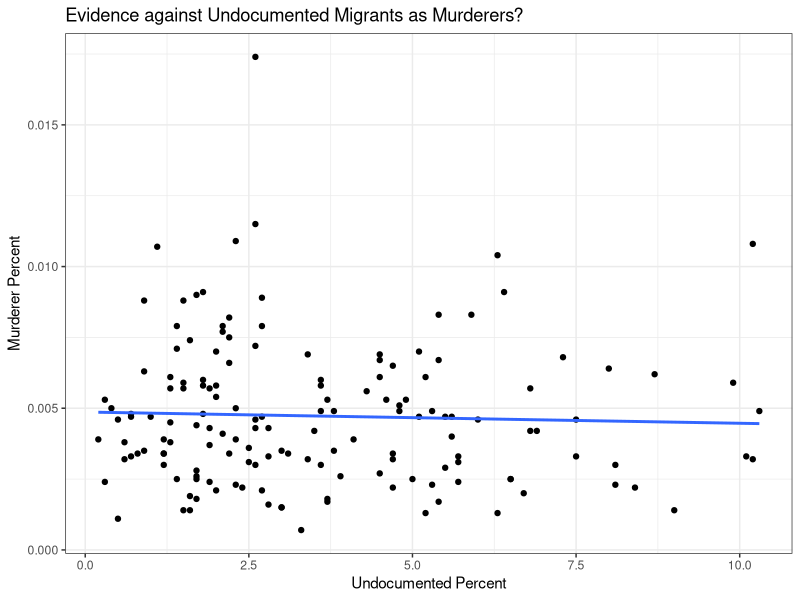
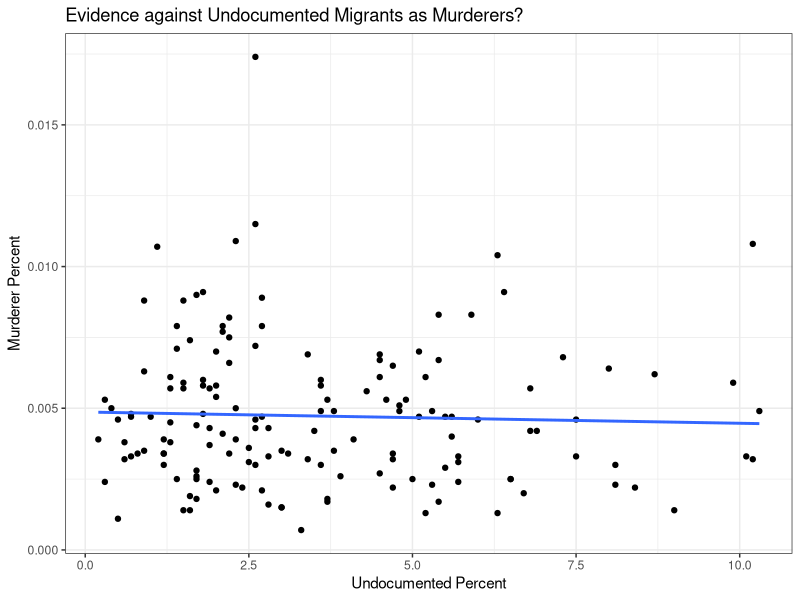
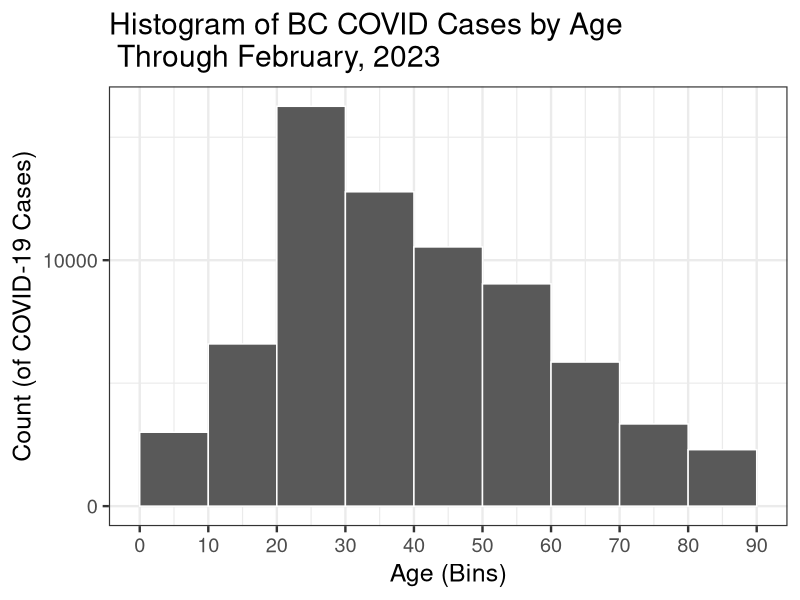
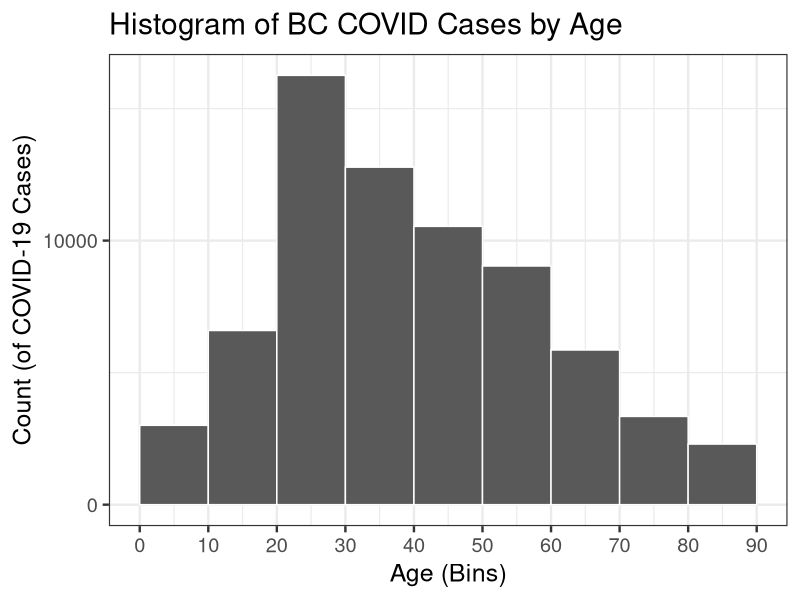
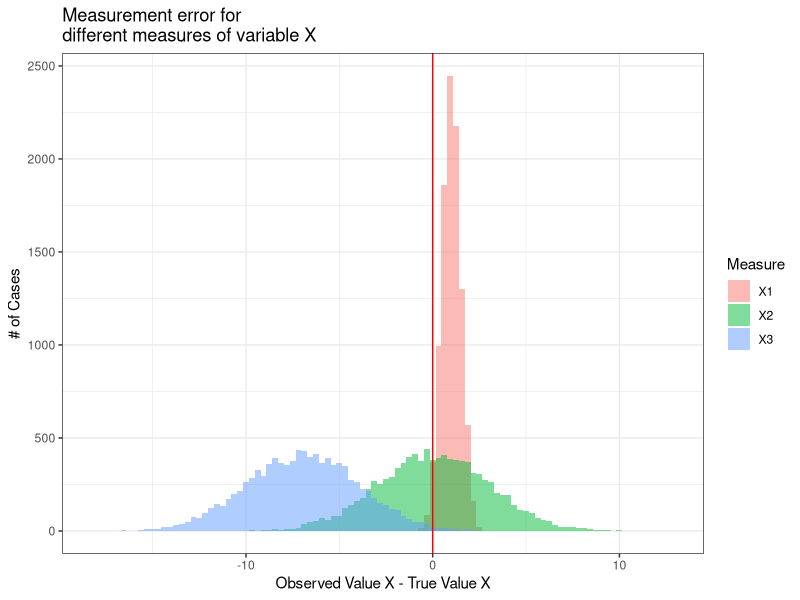

The R script that drew these images, in order:
## ---- chunk 1
knitr::opts_chunk$set(echo = FALSE)
require(stringr)
require(data.table)
require(ggplot2)
require(magrittr)
## ---- chunk 2

require(data.table)
require(ggplot2)
d = fread("./migrant_crime.csv")
d[, murder_pct := murder_rate/100000*100]
d[, undocumented_pct := undocumented_pct*100]

ggplot(d, aes(x = undocumented_pct, y = murder_pct)) +
  geom_point() + 
  geom_smooth(method = 'lm', se = F) +
  xlab("Undocumented Percent") +
  ylab("Murderer Percent") +
  theme_bw() +
  ggtitle("Evidence against Undocumented Migrants as Murderers?")
## ---- chunk 3

ggplot(d, aes(x = undocumented_pct, y = murder_pct)) +
  geom_point() + 
  geom_smooth(method = 'lm', se = F) +
  xlab("Undocumented Percent") +
  ylab("Murderer Percent") +
  theme_bw() +
  ggtitle("Evidence against Undocumented Migrants as Murderers?")
## ---- chunk 4

bc_data = fread('./BCCDC_COVID19_Dashboard_Case_Details.csv')
bc_data[, age := str_extract(Age_Group, "\\d\\d$") %>% as.numeric %>% `-` (1)]

ggplot(bc_data, aes(x = age)) + geom_histogram(breaks = seq(0,90,10), col = "white") + theme_bw(base_size = 18) + ggtitle("Histogram of BC COVID Cases by Age \n Through February, 2023") + xlab("Age (Bins)") + ylab("Count (of COVID-19 Cases)")  +
    scale_x_continuous(breaks=seq(0,90,10)) +
    scale_y_continuous(breaks = seq(0,80000,10000))
## ---- chunk 5
ggplot(bc_data, aes(x = age)) + geom_histogram(breaks = seq(0,90,10), col = "white") + theme_bw(base_size = 18) + ggtitle("Histogram of BC COVID Cases by Age") + xlab("Age (Bins)") + ylab("Count (of COVID-19 Cases)")  +
    scale_x_continuous(breaks=seq(0,90,10)) +
    scale_y_continuous(breaks = seq(0,80000,10000))
## ---- chunk 6
require(ggplot2)
n = 10000
x1 = rnorm(n, 0, 0.5) + 1
x2 = rnorm(n, 0, 3)
x3 = rnorm(n, -7, 3)
plot_data = data.frame(Measure = rep(paste0("X",1:3), each = n), value = c(x1, x2, x3))
xlims = range(c(x1,x2, x3))
ggplot(plot_data, aes(value, fill = Measure)) + 
  geom_histogram(bins = 100, alpha = 0.5, position = 'identity') +
  labs(title = 'Measurement error for\ndifferent measures of variable X') + xlab("Observed Value X - True Value X") + ylab("# of Cases") + 
  theme_bw() +
  geom_vline(xintercept = 0, colour = 'red')
